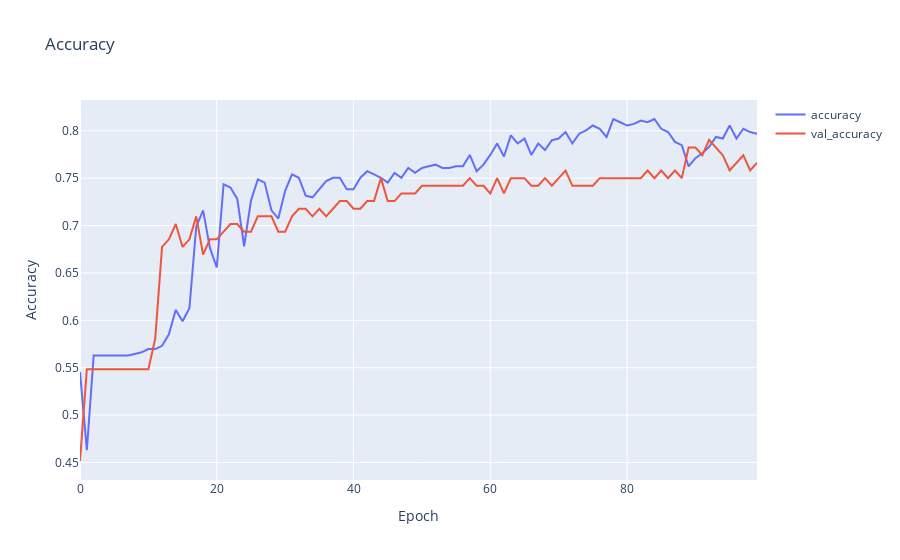

This figure's notebook cell:
### Code cell
# plot accuracy
fig = go.Figure()
fig.add_trace(go.Scatter(y=lstm_history.history['accuracy'], mode='lines', name='accuracy'))
fig.add_trace(go.Scatter(y=lstm_history.history['val_accuracy'], mode='lines', name='val_accuracy'))
fig.update_layout(title='Accuracy', xaxis_title='Epoch', yaxis_title='Accuracy')
fig.show()
